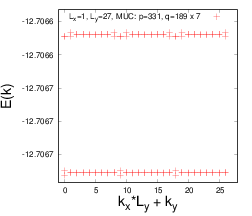

Write the gnuplot code that produced this figure.
set xrange [-1:28]
set yrange [-12.7067168175024:-12.7066126997043]
set xlabel "k_x*L_y + k_y" font "Helvetica,28"
set ylabel "E(k)" font "Helvetica,28"
#set size 1.0, 0.6
set terminal postscript eps size 3.5,3 enhanced colour "Helvetica" 16
set output "fermions_hofstadter_X_189_Y_7_q_331_n_9_x_1_y_27_u_10_gx_0_gy_0_ext.eps"
plot "fermions_hofstadter_X_189_Y_7_q_331_n_9_x_1_y_27_u_10_gx_0_gy_0_ext.dat" using ($1*27+$2):3 title "L_x=1, L_y=27, MUC: p=331, q=189 x 7" with points lc rgbcolor "red" lt 6 pt 1 ps 2
